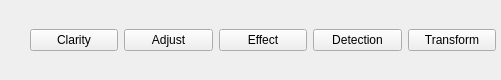
    <widget class="QWidget" name="scrollAreaWidgetContents">
     <property name="geometry">
      <rect>
       <x>0</x>
       <y>0</y>
       <width>501</width>
       <height>80</height>
      </rect>
     </property>
     <widget class="QWidget" name="layoutWidget">
      <property name="geometry">
       <rect>
        <x>30</x>
        <y>20</y>
        <width>466</width>
        <height>41</height>
       </rect>
      </property>
      <layout class="QHBoxLayout" name="categoryLayout">
       <property name="sizeConstraint">
        <enum>QLayout::SizeConstraint::SetMinimumSize</enum>
       </property>
       <item>
        <widget class="QPushButton" name="clarityBtn">
         <property name="enabled">
          <bool>true</bool>
         </property>
         <property name="cursor">
          <cursorShape>PointingHandCursor</cursorShape>
         </property>
         <property name="toolTip">
          <string notr="true"/>
         </property>
         <property name="text">
          <string>Clarity</string>
         </property>
        </widget>
       </item>
       <item>
        <widget class="QPushButton" name="adjustBtn">
         <property name="enabled">
          <bool>true</bool>
         </property>
         <property name="cursor">
          <cursorShape>PointingHandCursor</cursorShape>
         </property>
         <property name="toolTip">
          <string/>
         </property>
         <property name="text">
          <string>Adjust</string>
         </property>
        </widget>
       </item>
       <item>
        <widget class="QPushButton" name="effectBtn">
         <property name="enabled">
          <bool>true</bool>
         </property>
         <property name="cursor">
          <cursorShape>PointingHandCursor</cursorShape>
         </property>
         <property name="toolTip">
          <string/>
         </property>
         <property name="text">
          <string>Effect</string>
         </property>
        </widget>
       </item>
       <item>
        <widget class="QPushButton" name="detectionBtn">
         <property name="enabled">
          <bool>true</bool>
         </property>
         <property name="cursor">
          <cursorShape>PointingHandCursor</cursorShape>
         </property>
         <property name="toolTip">
          <string/>
         </property>
         <property name="text">
          <string>Detection</string>
         </property>
        </widget>
       </item>
       <item>
        <widget class="QPushButton" name="uncategorizedBtn">
         <property name="enabled">
          <bool>true</bool>
         </property>
         <property name="cursor">
          <cursorShape>PointingHandCursor</cursorShape>
         </property>
         <property name="toolTip">
          <string/>
         </property>
         <property name="text">
          <string>Transform</string>
         </property>
        </widget>
       </item>
      </layout>
     </widget>
    </widget>
